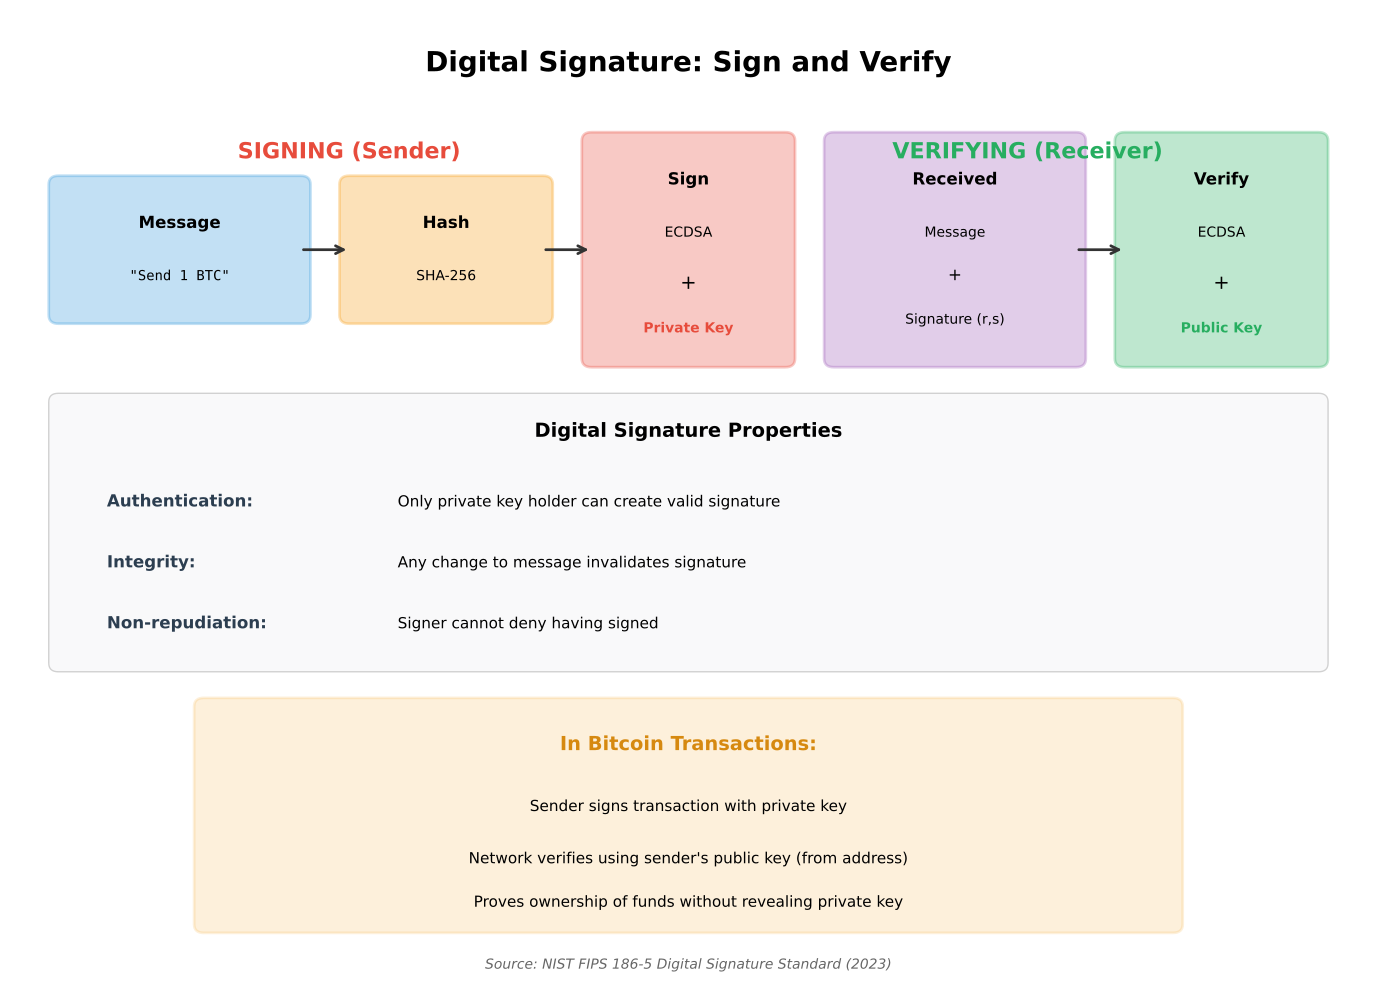

Write the Python code that produced this figure.
"""
Digital Signature Flow
Shows the process of creating and verifying digital signatures

Output: digital_signature_flow.pdf
Module: module_02_blockchain
Lesson: 15 - Public Key Cryptography
"""

from pathlib import Path
import matplotlib.pyplot as plt
import matplotlib.patches as mpatches

CHART_METADATA = {
    'title': 'Digital Signature Flow',
    'module': 'module_02_blockchain',
    'lesson': 15,
    'url': 'https://github.com/Digital-AI-Finance/digital-finance/tree/main/module_02_blockchain/figures/digital_signature_flow'
}

plt.rcParams.update({
    'font.size': 14,
    'axes.labelsize': 14,
})

def create_chart():
    """Create digital signature flow diagram"""
    fig, ax = plt.subplots(figsize=(14, 10))
    ax.set_xlim(0, 14)
    ax.set_ylim(0, 11)
    ax.axis('off')

    # Title
    ax.text(7, 10.3, 'Digital Signature: Sign and Verify', fontsize=20, fontweight='bold', ha='center')

    # SIGNING SECTION
    ax.text(3.5, 9.3, 'SIGNING (Sender)', fontsize=16, fontweight='bold', color='#E74C3C', ha='center')

    # Message
    msg_box = mpatches.FancyBboxPatch((0.5, 7.5), 2.5, 1.5,
                                       boxstyle='round,pad=0.1',
                                       facecolor='#3498DB', alpha=0.3,
                                       edgecolor='#3498DB', lw=2)
    ax.add_patch(msg_box)
    ax.text(1.75, 8.5, 'Message', ha='center', fontsize=12, fontweight='bold')
    ax.text(1.75, 7.9, '"Send 1 BTC"', ha='center', fontsize=10, family='monospace')

    # Arrow to hash
    ax.annotate('', xy=(3.5, 8.25), xytext=(3, 8.25),
               arrowprops=dict(arrowstyle='->', lw=2, color='#333'))

    # Hash
    hash_box = mpatches.FancyBboxPatch((3.5, 7.5), 2, 1.5,
                                        boxstyle='round,pad=0.1',
                                        facecolor='#F39C12', alpha=0.3,
                                        edgecolor='#F39C12', lw=2)
    ax.add_patch(hash_box)
    ax.text(4.5, 8.5, 'Hash', ha='center', fontsize=12, fontweight='bold')
    ax.text(4.5, 7.9, 'SHA-256', ha='center', fontsize=10)

    # Arrow to sign
    ax.annotate('', xy=(6, 8.25), xytext=(5.5, 8.25),
               arrowprops=dict(arrowstyle='->', lw=2, color='#333'))

    # Sign with private key
    sign_box = mpatches.FancyBboxPatch((6, 7), 2, 2.5,
                                        boxstyle='round,pad=0.1',
                                        facecolor='#E74C3C', alpha=0.3,
                                        edgecolor='#E74C3C', lw=2)
    ax.add_patch(sign_box)
    ax.text(7, 9, 'Sign', ha='center', fontsize=12, fontweight='bold')
    ax.text(7, 8.4, 'ECDSA', ha='center', fontsize=10)
    ax.text(7, 7.8, '+', ha='center', fontsize=14)
    ax.text(7, 7.3, 'Private Key', ha='center', fontsize=10, color='#E74C3C', fontweight='bold')

    # VERIFICATION SECTION
    ax.text(10.5, 9.3, 'VERIFYING (Receiver)', fontsize=16, fontweight='bold', color='#27AE60', ha='center')

    # Received message + signature
    recv_box = mpatches.FancyBboxPatch((8.5, 7), 2.5, 2.5,
                                        boxstyle='round,pad=0.1',
                                        facecolor='#9B59B6', alpha=0.3,
                                        edgecolor='#9B59B6', lw=2)
    ax.add_patch(recv_box)
    ax.text(9.75, 9, 'Received', ha='center', fontsize=12, fontweight='bold')
    ax.text(9.75, 8.4, 'Message', ha='center', fontsize=10)
    ax.text(9.75, 7.9, '+', ha='center', fontsize=12)
    ax.text(9.75, 7.4, 'Signature (r,s)', ha='center', fontsize=10)

    # Verify with public key
    verify_box = mpatches.FancyBboxPatch((11.5, 7), 2, 2.5,
                                          boxstyle='round,pad=0.1',
                                          facecolor='#27AE60', alpha=0.3,
                                          edgecolor='#27AE60', lw=2)
    ax.add_patch(verify_box)
    ax.text(12.5, 9, 'Verify', ha='center', fontsize=12, fontweight='bold')
    ax.text(12.5, 8.4, 'ECDSA', ha='center', fontsize=10)
    ax.text(12.5, 7.8, '+', ha='center', fontsize=14)
    ax.text(12.5, 7.3, 'Public Key', ha='center', fontsize=10, color='#27AE60', fontweight='bold')

    # Arrow between sections
    ax.annotate('', xy=(11.5, 8.25), xytext=(11, 8.25),
               arrowprops=dict(arrowstyle='->', lw=2, color='#333'))

    # Properties box
    props_box = mpatches.FancyBboxPatch((0.5, 3.5), 13, 3,
                                         boxstyle='round,pad=0.1',
                                         facecolor='#F8F9FA', alpha=0.9,
                                         edgecolor='#CCC', lw=1)
    ax.add_patch(props_box)
    ax.text(7, 6.1, 'Digital Signature Properties', ha='center', fontsize=14, fontweight='bold')

    properties = [
        ('Authentication', 'Only private key holder can create valid signature'),
        ('Integrity', 'Any change to message invalidates signature'),
        ('Non-repudiation', 'Signer cannot deny having signed'),
    ]

    for i, (prop, desc) in enumerate(properties):
        y = 5.3 - i * 0.7
        ax.text(1, y, prop + ':', fontsize=12, fontweight='bold', color='#2C3E50')
        ax.text(4, y, desc, fontsize=11)

    # Bitcoin use case
    btc_box = mpatches.FancyBboxPatch((2, 0.5), 10, 2.5,
                                       boxstyle='round,pad=0.1',
                                       facecolor='#F39C12', alpha=0.15,
                                       edgecolor='#F39C12', lw=2)
    ax.add_patch(btc_box)
    ax.text(7, 2.5, 'In Bitcoin Transactions:', ha='center', fontsize=14, fontweight='bold', color='#D68910')
    ax.text(7, 1.8, 'Sender signs transaction with private key', ha='center', fontsize=11)
    ax.text(7, 1.2, 'Network verifies using sender\'s public key (from address)', ha='center', fontsize=11)
    ax.text(7, 0.7, 'Proves ownership of funds without revealing private key', ha='center', fontsize=11)

    # Source
    fig.text(0.5, 0.02, 'Source: NIST FIPS 186-5 Digital Signature Standard (2023)',
            fontsize=10, ha='center', style='italic', color='#666666')

    plt.tight_layout()

    output_path = Path(__file__).parent / 'digital_signature_flow.pdf'
    plt.savefig(output_path, format='pdf', dpi=300, bbox_inches='tight')
    plt.close()
    print(f"Chart saved to: {output_path}")
    return output_path

if __name__ == '__main__':
    create_chart()
